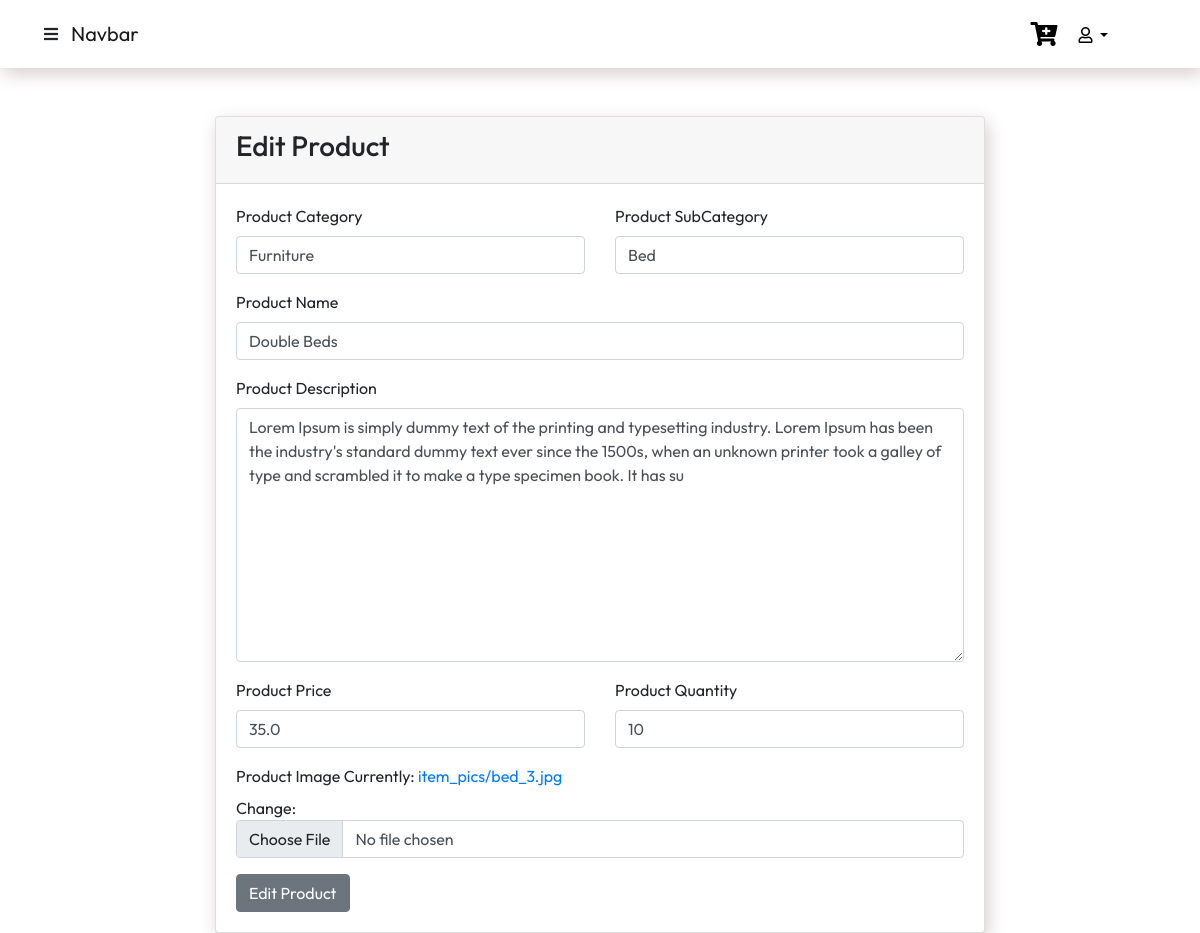
Before: /users/update-product/1 (signed in) with the older database file.
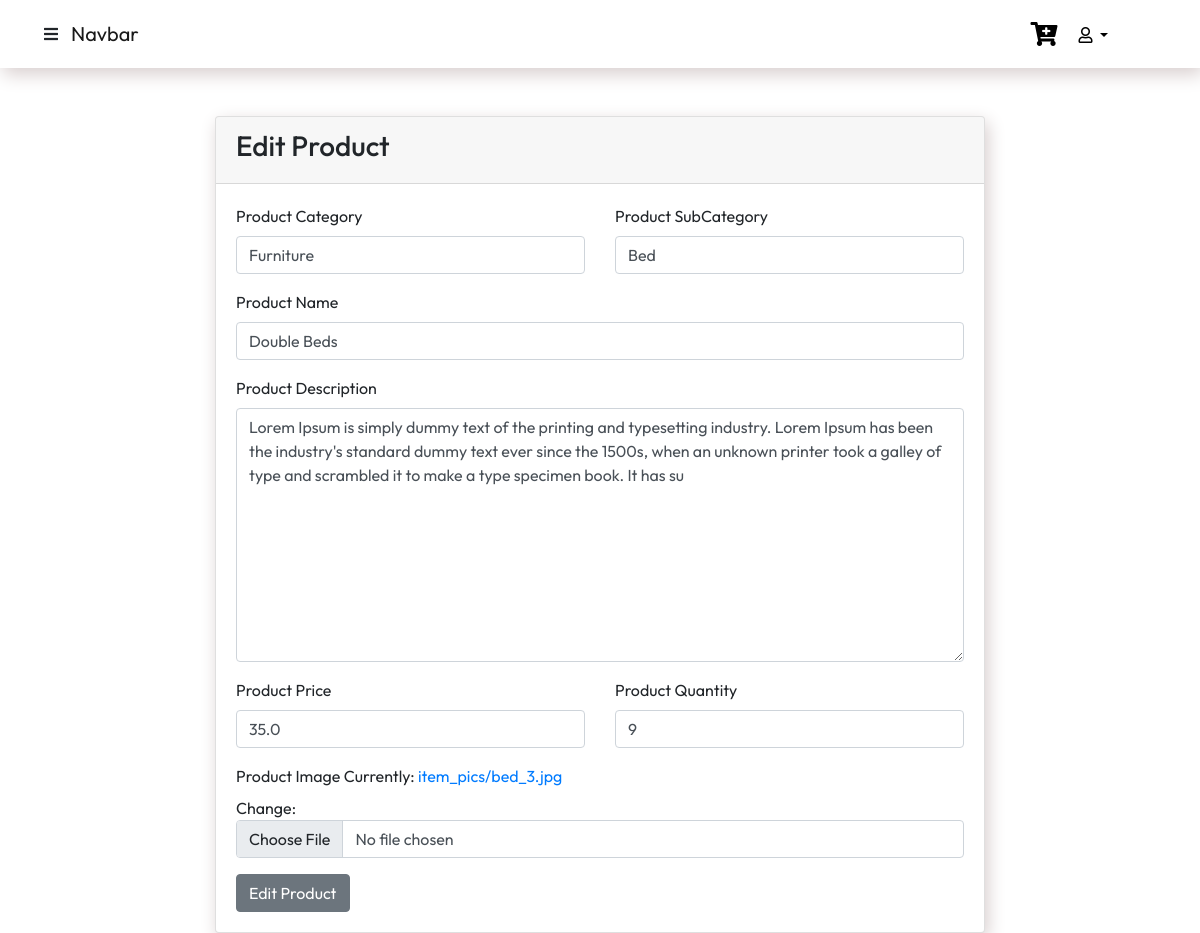
After: the same page with the newer database file.
### products/models.py (models this page shows, shortened)
class Product(models.Model):
    prod_cat = models.ForeignKey(Category, null=True, blank=True, on_delete=models.CASCADE)
    prod_sub = models.ForeignKey(Sub_Category, null=True, blank=True, on_delete=models.CASCADE)
    product_name = models.CharField(max_length=255, null=True, blank=True)
    product_desc = models.TextField(max_length=255, null=True, blank=True)
    prod_img = models.ImageField(upload_to="item_pics", default="nothing.jpg")
    product_price = models.FloatField(max_length=255, null=True, blank=True)
    product_quantity = models.IntegerField(null=True, blank=True)
    timePeriod = models.IntegerField(null=True,default=1)

### products/views.py (the view)
# urls.py: path('update-product/<int:pk>',views.UpdateProduct.as_view(), name="update-product"),
class UpdateProduct(LoginRequiredMixin,UserPassesTestMixin,SuccessMessageMixin,UpdateView):
    model = Product
    template_name = 'product/product_form.html'
    form_class = ProductForm
    success_url = reverse_lazy('products:product-list-template')
    success_message = 'Product Updated Successfully'
    def test_func(self):
        if self.request.user.user_role == "Admin":
            return True
        return False

### products/forms.py
class ProductForm(ModelForm):
    class Meta:
        model = models.Product
        exclude = ["timePeriod"]

### products/models.py (called while the page is built)
    def __str__(self):
        return self.cat_name

    def __str__(self):
        return self.sub_category

### products/templates/product/product_form.html (shortened to what this page needs)
{% extends 'base.html' %} {% block body %}
<div class="row">
    <div class="col-lg-8 mx-auto">
        <div class="card prod-card">
            <div class="card-header">
                {% if form.instance.pk %}
                <h3>Edit Product</h3>
                {% else %}
                <h3>Add Product</h3> {% endif %}
            </div>
            <div class="card-body">
                <form method="post">
                    <div class="form-group">
                        <div class="row">
                            <div class="col-lg-6">
                                <label for="category">Product Category</label> {{form.prod_cat}}
                            </div>
                            <div class="col-lg-6">
                                <label for="subcategory">Product SubCategory</label> {{form.prod_sub}}
                            </div>
                        </div>
                    </div>
                    <div class="form-group">
                        <label for="name">Product Name</label> {{form.product_name}}
                    </div>
                    <div class="form-group">
                        <label for="desc">Product Description</label> {{form.product_desc}}
                    </div>
                    <div class="form-group">
                        <div class="row">
                            <div class="col-lg-6">
                                <label for="price">Product Price</label> {{form.product_price}}
                            </div>
                            <div class="col-lg-6">
                                <label for="quantity">Product Quantity</label> {{form.product_quantity}}
                            </div>
                        </div>
                    </div>
                    <div class="form-group">
                        <label for="image">Product Image</label> {{form.prod_img}}
                    </div>
                    {% if form.instance.pk %}
                    <button type="submit" class="btn btn-secondary">Edit Product</button> {% else %}
                    <button type="submit" class="btn btn-primary">Add Product</button> {% endif %}
                </form>
            </div>
        </div>
    </div>
</div>
{% endblock %}

### templates/base.html (shortened to what this page needs)
{% load static %}
<!DOCTYPE html>
<html lang="en">
<head>
    <link rel="stylesheet" href="{% static 'css/style.css' %}">
    <link href="https://cdn.jsdelivr.net/npm/bootstrap@5.0.2/dist/css/bootstrap.min.css" rel="stylesheet">
    <link rel="stylesheet" href="https://cdnjs.cloudflare.com/ajax/libs/font-awesome/5.15.4/css/all.min.css"
    />
    <link rel="stylesheet" href="https://cdn.datatables.net/colreorder/1.5.2/css/colReorder.dataTables.min.css">
    <link rel="stylesheet" href="https://cdn.datatables.net/1.10.21/css/jquery.dataTables.min.css">
    <link rel="stylesheet" href="https://cdn.datatables.net/rowreorder/1.2.7/css/rowReorder.dataTables.min.css">
    <link rel="stylesheet" href="https://cdnjs.cloudflare.com/ajax/libs/font-awesome/4.7.0/css/font-awesome.min.css">
    <link rel="stylesheet" href="https://cdn.datatables.net/responsive/2.2.5/css/responsive.dataTables.min.css">
    <link rel="stylesheet" href="https://cdn.datatables.net/buttons/1.6.2/css/buttons.dataTables.min.css">
    <link rel="stylesheet" href="https://cdnjs.cloudflare.com/ajax/libs/twitter-bootstrap/4.5.2/css/bootstrap.css">
    <link rel="stylesheet" href="https://datatables.net/release-datatables/extensions/FixedColumns/css/fixedColumns.bootstrap4.css">
    <link rel="stylesheet" href="https://cdn.datatables.net/scroller/2.0.2/css/scroller.dataTables.min.css">
    <link rel="stylesheet" href="https://cdn.datatables.net/buttons/1.6.3/css/buttons.dataTables.min.css">
    <link rel="stylesheet" href="https://editor.datatables.net/extensions/Editor/css/editor.dataTables.min.css">
    <link rel="stylesheet" href="https://cdn.datatables.net/select/1.3.1/css/select.dataTables.min.css">
</head>
<body>
    <nav class="navbar navbar-expand-lg navbar-bg navbar-light">
        <div class="container-fluid">
            {% if user.is_authenticated %}
            <button class="btn toggle-btn float-end" data-bs-toggle="offcanvas" data-bs-target="#offcanvas" role="button">
                <i class="fas fa-bars" data-bs-toggle="offcanvas" data-bs-target="#offcanvas"></i>
            </button> {% endif %} {% if user.user_role == 'Admin' %}
            <a class="navbar-brand" href="{% url 'users:admin-dashboard' %}">Navbar</a> {% else %}
            <a class="navbar-brand" href="{% url 'products:products' %}">Navbar</a> {% endif %}
            <div class="collapse navbar-collapse" id="navbarNav">
                <div class="navbar-nav ms-auto mb-2 mb-lg-0">
                    {% if user.is_authenticated %}
                    <a href="{% url 'products:get-cart-api' %}" class="nav-link link text-truncate">
                        <i class="fas fa-cart-plus"></i></a>
                    <div class="dropdown me-5 mt-2">
                        <button class="btn btn-secondary dropdown-btn dropdown-toggle" type="button" id="dropdownMenuButton1" data-bs-toggle="dropdown" aria-expanded="false">
                            <i class="far fa-user"></i> {{user.first_name}}
                    </button>
                    </div>
                    {% else %}
                    <a href="{% url 'users:login' %}" class="nav-item nav-link">Login</a>
                    <a href="{% url 'users:register' %}" class="nav-item nav-link">Register</a> {% endif %}
                </div>
            </div>
        </div>
    </nav>
    <main class="container-fluid mt-5 " role='main'>
        <div class="row ">
            <div class="col-sm ">
                {% include 'messages.html' %} {% block body %}{% endblock %}
            </div>
        </div>
    </main>
</body>
</html>

### static/css/style.css (style rules this page uses)
* { font-family: 'Outfit', sans-serif; }
.link { color: black !important; font-family: 'Outfit', sans-serif; text-decoration: none; font-size: 1.5rem; transition: color .15s ease-in-out, background-color .15s ease-in-out, border-color .15s ease-in-out; }
.dropdown-btn { background-color: transparent !important; border-color: transparent !important; color: black !important; }
.offcanvas, .navbar-bg { background-color: white !important; box-shadow: 3px 6px 18px rgb(215, 205, 205) !important; }
.prod-card { box-shadow: 3px 6px 18px rgb(215, 205, 205) !important; }

Changed rows visible on the page:
changed Product "Furniture": product_quantity "10" → "9"
